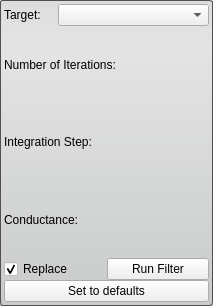
<?xml version="1.0" encoding="UTF-8"?>
<ui version="4.0">
 <class>AnisotropicDiffusionFilterInterface</class>
 <widget class="QWidget" name="AnisotropicDiffusionFilterInterface">
  <property name="geometry">
   <rect>
    <x>0</x>
    <y>0</y>
    <width>213</width>
    <height>306</height>
   </rect>
  </property>
  <property name="sizePolicy">
   <sizepolicy hsizetype="MinimumExpanding" vsizetype="Fixed">
    <horstretch>0</horstretch>
    <verstretch>0</verstretch>
   </sizepolicy>
  </property>
  <property name="minimumSize">
   <size>
    <width>213</width>
    <height>306</height>
   </size>
  </property>
  <property name="maximumSize">
   <size>
    <width>16777215</width>
    <height>306</height>
   </size>
  </property>
  <property name="baseSize">
   <size>
    <width>650</width>
    <height>0</height>
   </size>
  </property>
  <property name="windowTitle">
   <string>Anisotropic Diffusion Filter</string>
  </property>
  <property name="styleSheet">
   <string notr="true">QWidget#AnisotropicDiffusionFilterInterface{
	border-radius: 3px;
	border: 1px solid rgb(80, 80,80);
	background-color: qlineargradient(spread:pad, x1:0.5, y1:0, x2:0.5, y2:0.960227, stop:0 rgba(221, 221, 221, 255), stop:0.155779 rgba(228, 228, 228, 255), stop:1 rgba(202, 204, 204, 255));      
}</string>
  </property>
  <layout class="QVBoxLayout" name="verticalLayout">
   <property name="spacing">
    <number>0</number>
   </property>
   <property name="margin">
    <number>4</number>
   </property>
   <item>
    <layout class="QHBoxLayout" name="activeHLayout" stretch="1,3">
     <property name="spacing">
      <number>4</number>
     </property>
     <item>
      <widget class="QLabel" name="activeLabel">
       <property name="text">
        <string>Target:</string>
       </property>
      </widget>
     </item>
     <item>
      <widget class="QComboBox" name="targetComboBox">
       <property name="sizeAdjustPolicy">
        <enum>QComboBox::AdjustToMinimumContentsLength</enum>
       </property>
       <property name="minimumContentsLength">
        <number>12</number>
       </property>
      </widget>
     </item>
    </layout>
   </item>
   <item>
    <layout class="QHBoxLayout" name="iterationsHLayout_top">
     <item>
      <widget class="QLabel" name="iterationsLabel">
       <property name="text">
        <string>Number of Iterations:</string>
       </property>
      </widget>
     </item>
     <item>
      <spacer name="iterationsHSpacer">
       <property name="orientation">
        <enum>Qt::Horizontal</enum>
       </property>
       <property name="sizeHint" stdset="0">
        <size>
         <width>40</width>
         <height>20</height>
        </size>
       </property>
      </spacer>
     </item>
    </layout>
   </item>
   <item>
    <layout class="QHBoxLayout" name="iterationsHLayout_bottom"/>
   </item>
   <item>
    <layout class="QHBoxLayout" name="integrationHLayout_top">
     <item>
      <widget class="QLabel" name="integrationLabel">
       <property name="text">
        <string>Integration Step:</string>
       </property>
      </widget>
     </item>
     <item>
      <spacer name="integrationHSpacer">
       <property name="orientation">
        <enum>Qt::Horizontal</enum>
       </property>
       <property name="sizeHint" stdset="0">
        <size>
         <width>40</width>
         <height>20</height>
        </size>
       </property>
      </spacer>
     </item>
    </layout>
   </item>
   <item>
    <layout class="QHBoxLayout" name="integrationHLayout_bottom"/>
   </item>
   <item>
    <layout class="QHBoxLayout" name="conductanceHLayout">
     <item>
      <widget class="QLabel" name="conductanceLabel">
       <property name="text">
        <string>Conductance:</string>
       </property>
      </widget>
     </item>
     <item>
      <spacer name="conductanceHSpacer">
       <property name="orientation">
        <enum>Qt::Horizontal</enum>
       </property>
       <property name="sizeHint" stdset="0">
        <size>
         <width>40</width>
         <height>20</height>
        </size>
       </property>
      </spacer>
     </item>
    </layout>
   </item>
   <item>
    <layout class="QHBoxLayout" name="conductanceHLayout_bottom"/>
   </item>
   <item>
    <layout class="QHBoxLayout" name="replaceInvertLayout">
     <item>
      <widget class="QCheckBox" name="replaceCheckBox">
       <property name="text">
        <string>Replace</string>
       </property>
       <property name="checked">
        <bool>true</bool>
       </property>
      </widget>
     </item>
     <item>
      <widget class="QPushButton" name="invertButton">
       <property name="sizePolicy">
        <sizepolicy hsizetype="Minimum" vsizetype="Fixed">
         <horstretch>0</horstretch>
         <verstretch>0</verstretch>
        </sizepolicy>
       </property>
       <property name="text">
        <string>Run Filter</string>
       </property>
      </widget>
     </item>
    </layout>
   </item>
   <item>
    <widget class="QPushButton" name="pushButton">
     <property name="text">
      <string>Set to defaults</string>
     </property>
    </widget>
   </item>
  </layout>
 </widget>
 <resources/>
 <connections/>
</ui>
